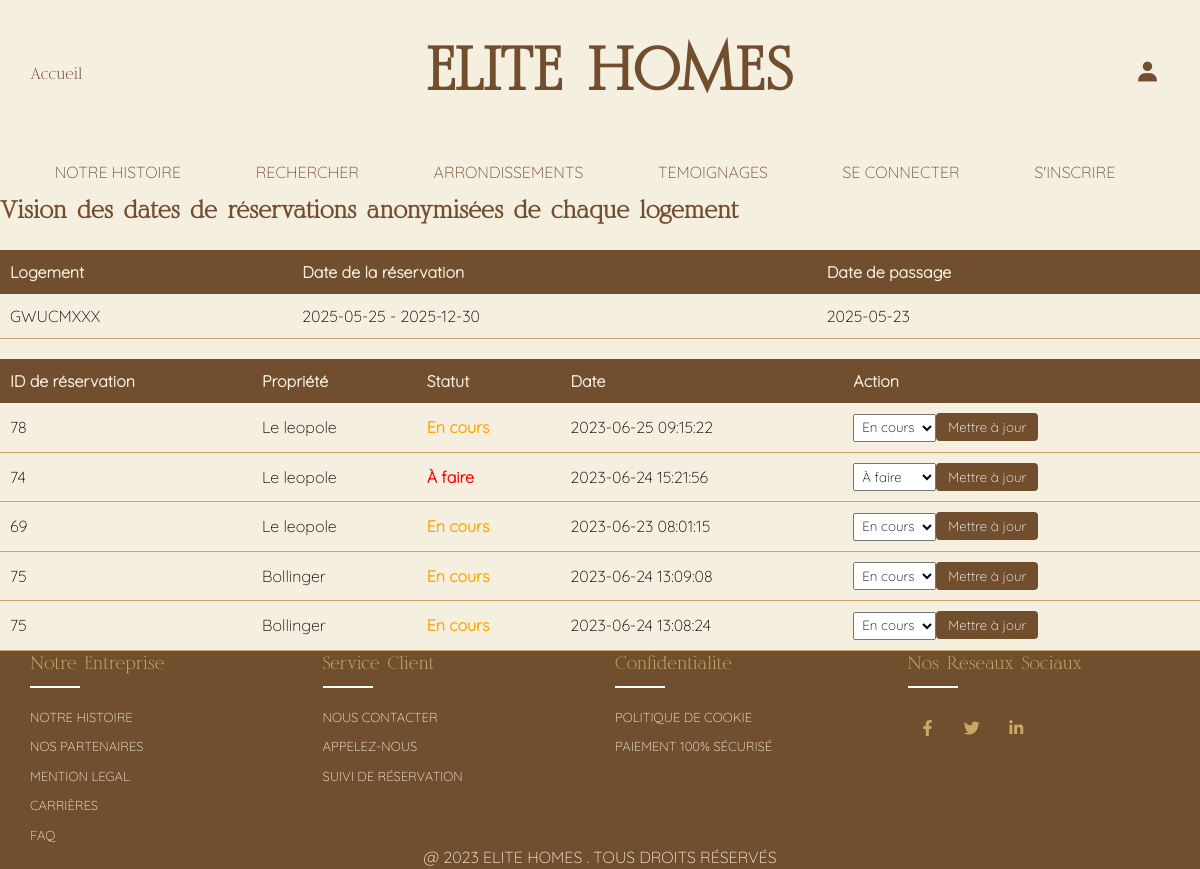
The page /Projet_Production_Site_Immobilier_Elitehomes/production_groupe_10/maintenance_check.php on the database its author committed.
### tables this page shows
CREATE TABLE IF NOT EXISTS `properties` (
  `id` int(11) NOT NULL AUTO_INCREMENT,
  `name` varchar(255) DEFAULT NULL,
  `position` varchar(255) DEFAULT NULL,
  `district` varchar(50) NOT NULL,
  `capacity` int(11) DEFAULT NULL,
  `includedServices` varchar(255) DEFAULT NULL,
  `price` decimal(10,2) DEFAULT NULL,
  `availability` varchar(255) DEFAULT NULL,
  `category` varchar(255) DEFAULT NULL,
  `caracteristique` varchar(255) DEFAULT NULL,
  `surface` decimal(10,2) DEFAULT NULL,
  PRIMARY KEY (`id`)
);

CREATE TABLE IF NOT EXISTS `maintenance_checklist` (
  `id` int(11) NOT NULL AUTO_INCREMENT,
  `reservations_id` int(11) DEFAULT NULL,
  `properties_id` int(11) DEFAULT NULL,
  `note` text,
  `cleaning` varchar(255) DEFAULT NULL,
  `pressing` varchar(255) DEFAULT NULL,
  `verification` varchar(255) DEFAULT NULL,
  `inventary` varchar(255) DEFAULT NULL,
  `status` varchar(255) DEFAULT NULL,
  `date_field` datetime DEFAULT NULL,
  PRIMARY KEY (`id`),
  KEY `Properties_id` (`properties_id`),
  KEY `Reservations_id` (`reservations_id`)
);

### Projet_Production_Site_Immobilier_Elitehomes/production_groupe_10/maintenance_check.php (the view, shortened to what this page needs)
<!DOCTYPE html>
<html>
<head>
    <link rel="stylesheet" href="./css/maintenance_check.css">
    <link rel="stylesheet" href="./css/footer.css">
     <link rel="stylesheet" href="./css/header.css">
     <link rel="stylesheet" href="./css/style.css">
</head>
<body>
     <?php include 'header.php'; ?>
<?php
$servername = "localhost";
$username = "root";
$password = "";
$dbname = "elitehomes";
try {
    $conn = new PDO("mysql:host=$servername;dbname=$dbname", $username, $password);
    $conn->setAttribute(PDO::ATTR_ERRMODE, PDO::ERRMODE_EXCEPTION);
} catch (PDOException $e) {
    echo "Erreur de connexion à la base de données : " . $e->getMessage();
}
$currentDate = date('Y-m-d');
$query = "SELECT properties.name AS property_name, DATE_FORMAT(reservations.starts_at, '%Y-%m-%d') AS start_date, DATE_FORMAT(reservations.ends_at, '%Y-%m-%d') AS end_date
          FROM reservations
          INNER JOIN properties ON reservations.properties_id = properties.id
          WHERE reservations.starts_at >= :currentDate
          ORDER BY reservations.starts_at ASC";
$requete = $conn->prepare($query);
$requete->bindParam(':currentDate', $currentDate);
$requete->execute();
$reservations = $requete->fetchAll(PDO::FETCH_ASSOC);
echo "<h2>Vision des dates de réservations anonymisées de chaque logement</h2>";
echo "<table>";
echo "<thead>";
echo "<tr>";
echo "<th>Logement</th>";
echo "<th>Date de la réservation</th>";
echo "<th>Date de passage</th>";
echo "</tr>";
echo "</thead>";
echo "<tbody>";
foreach ($reservations as $reservation) {
    echo "<tr>";
    echo "<td>" . anonymize($reservation['property_name']) . "</td>";
    echo "<td>" . $reservation['start_date'] . " - " . $reservation['end_date'] . "</td>";
    $passageDate = date('Y-m-d', strtotime('-2 days', strtotime($reservation['start_date'])));
    echo "<td>" . $passageDate . "</td>";
    echo "</tr>";
}
echo "</tbody>";
echo "</table>";
function anonymize($property_name) {
    $replacement = substr(str_shuffle('abcdefghijklmnopqrstuvwxyzABCDEFGHIJKLMNOPQRSTUVWXYZ'), 0, 5);
    return $replacement . "XXX";
}
$query = "SELECT maintenance_checklist.*, properties.name AS property_name
          FROM maintenance_checklist
          INNER JOIN properties ON maintenance_checklist.properties_id = properties.id";
$requete = $conn->query($query);
$results = $requete->fetchAll(PDO::FETCH_ASSOC);
echo "<table>";
echo "<tr>
        <th>ID de réservation</th>
        <th>Propriété</th>
        <th>Statut</th>
        <th>Date</th>
        <th>Action</th>
    </tr>";
foreach ($results as $row) {
    echo "<tr>";
    echo "<td>" . $row['reservations_id'] . "</td>";
    echo "<td>" . $row['property_name'] . "</td>";
    echo "<td>";
    if ($row['status'] == 'Terminé') {
        echo "<span style=\"color: green;\">Terminé</span>";
    } elseif ($row['status'] == 'En cours') {
        echo "<span style=\"color: orange;\">En cours</span>";
    } elseif ($row['status'] == 'À faire') {
        echo "<span style=\"color: red;\">À faire</span>";
    }
    echo "</td>";
    echo "<td>" . $row['date_field'] . "</td>";
    echo "<td>";
    echo "<form method=\"POST\" action=\"\">";
    echo "<select name=\"status\">
            <option value=\"Terminé\"" . ($row['status'] == 'Terminé' ? ' selected' : '') . ">Terminé</option>
            <option value=\"En cours\"" . ($row['status'] == 'En cours' ? ' selected' : '') . ">En cours</option>
            <option value=\"À faire\"" . ($row['status'] == 'À faire' ? ' selected' : '') . ">À faire</option>
        </select>";
    echo "<input type=\"submit\" value=\"Mettre à jour\">";
    echo "</form>";
    echo "</td>";
    echo "</tr>";
}
echo "</table>";
?>
 <?php include 'footer.php'; ?>
</body>
</html>

### Projet_Production_Site_Immobilier_Elitehomes/production_groupe_10/css/maintenance_check.css (style rules this page uses)
body { background-color: var(--blanc-casse); color: var(--noir); }
td span { font-weight: bold; font-family:'container'; }
form { display: inline-block; }
select { padding: 4px; font-family:'container'; }
input[type="submit"] { padding: 6px 12px; background-color: var(--marron-fonce); color: var(--blanc); border: none; border-radius: 4px; cursor: pointer; font-family:'container'; }
:root { --noir: #000000; --marron-fonce: #704E2E; --sable: #C9A769; --blanc-casse: #F5EFE0; --blanc: #FFFFFF; }
h2 { font-family:'title'; color: var(--marron-fonce); }
table { width: 100%; border-collapse: collapse; margin-top: 20px; }
th { font-family:'container'; background-color: var(--marron-fonce); color: var(--blanc-casse); padding: 10px; text-align: left; }
td { font-family:'container'; padding: 10px; border-bottom: 1px solid var(--sable); }

### Projet_Production_Site_Immobilier_Elitehomes/production_groupe_10/css/footer.css (style rules this page uses)
body { line-height: 1.5; }
* { margin:0; padding:0; box-sizing: border-box; }

### Projet_Production_Site_Immobilier_Elitehomes/production_groupe_10/css/header.css (style rules this page uses)
* { padding:0; margin: 0; box-sizing: border-box; }

### Projet_Production_Site_Immobilier_Elitehomes/production_groupe_10/css/style.css (style rules this page uses)
:root { --noir: #000000; --marron-fonce: #704E2E; --sable: #C9A769; --blanc-casse: #F5EFE0; --blanc: #FFFFFF; }

### rows shown on the page
properties: name "GWUCMXXX", start_date "2025-05-25", end_date "2025-12-30"
maintenance_checklist: reservations "78", properties.name "Le leopole", shows "En cours", date_field "2023-06-25 09:15:22", status "En cours"
maintenance_checklist: reservations "74", properties.name "Le leopole", shows "À faire", date_field "2023-06-24 15:21:56", status "À faire"
maintenance_checklist: reservations "69", properties.name "Le leopole", shows "En cours", date_field "2023-06-23 08:01:15", status "En cours"
maintenance_checklist: reservations "75", properties.name "Bollinger", shows "En cours", date_field "2023-06-24 13:09:08", status "En cours"
maintenance_checklist: reservations "75", properties.name "Bollinger", shows "En cours", date_field "2023-06-24 13:08:24", status "En cours"
